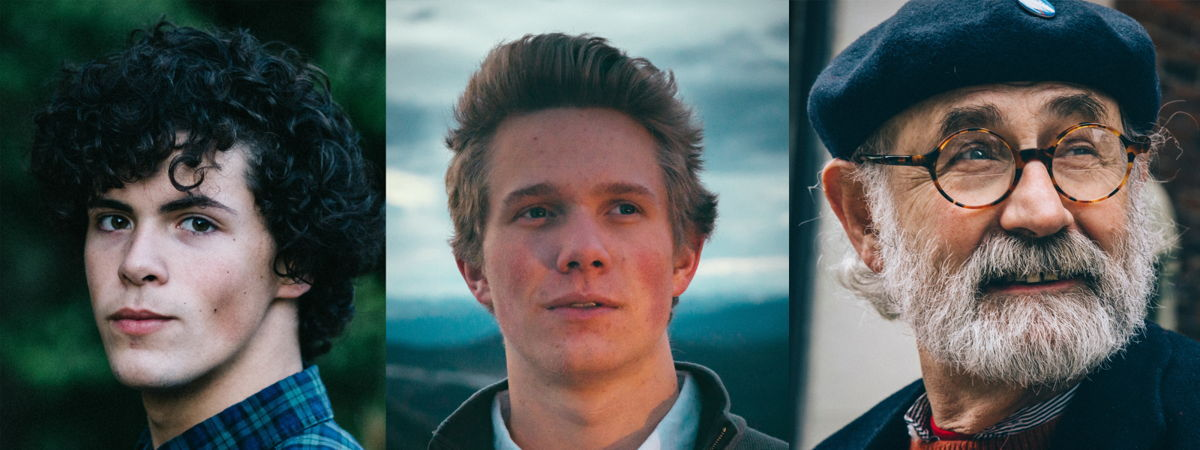
//> input picture darker.jpg, 1200 x 450 px
$ ./main   (built with g++ and OpenCV 4)
//> lines starting //> are read from the running program, lines starting //| are printed output that depends on the picture; after the words box and inside, x2 and y2 are one past the last pixel; in counts of white or black regions, pixels touching at a corner belong together
#include <iostream>
#include <opencv2/opencv.hpp>

using namespace cv;
using namespace std;

int main()
{
    Mat image, image_gray;//image input
    image = imread("C:/Users/user/Desktop/UTH/epeksergasia_eikonas/project/darker.jpg");
//> image is the input picture: 450 rows x 1200 cols, CV_8UC3; mean B, G, R 90.6, 92, 86.1
    if(!image.data)
    {
        printf("No image data");
    }
    cvtColor(image, image_gray, COLOR_BGR2GRAY); //convert to grayscale
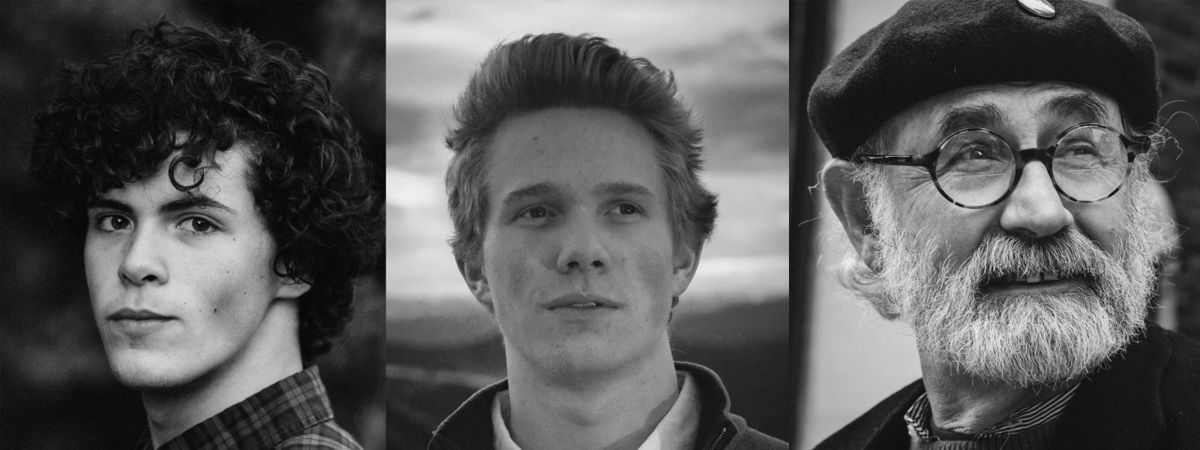
//> image_gray: 450 rows x 1200 cols, CV_8UC1; min 1, max 245, mean 90.1


    CascadeClassifier faceCascade; //loading front face data
    faceCascade.load("C:/opencv/build/etc/haarcascades/haarcascade_frontalface_default.xml");
    if(faceCascade.empty())
    {
        printf("XML file not loaded");
    }
    CascadeClassifier profCascade; //loading profile face data
    profCascade.load("C:/opencv/build/etc/haarcascades/haarcascade_profileface.xml");
    if(profCascade.empty())
    {
        printf("XML file not loaded");
    }

    vector<Rect> faces;
    faceCascade.detectMultiScale(image_gray, faces, 1.3, 5);  //detecting faces
//> faces = 3 Rects (x, y, width, height): [43, 141, 212, 212], [456, 107, 251, 251], [874, 34, 302, 302]

    //FRONT FACE DETECTION
    for (int i = 0; i< faces.size(); i++)
    {
        rectangle (image, faces[i].tl(), faces[i].br(), Scalar(0, 0, 255), 3);   //creates square on detected faces
        putText(image, "Faces Detected", Point(40, 40), FONT_HERSHEY_DUPLEX, 1, Scalar(255, 0, 0), 2);   //top left corner text
        putText(image, to_string(faces.size()), Point(10,40),FONT_HERSHEY_DUPLEX, 1, Scalar(255, 0, 0), 2);   //number of faces on top left corner

        //PROFILE FACE DETECTION
        if(faces.size()<0)
        {
            vector<Rect> prof;
            profCascade.detectMultiScale(image_gray, prof, 1.3, 5); //detecting profile faces
            for (int i = 0; i< prof.size(); i++)
            {
                rectangle (image, prof[i].tl(), prof[i].br(), Scalar(0, 0, 255), 3);   //creates square on detected faces
                putText(image, "Faces Detected", Point(40, 40), FONT_HERSHEY_DUPLEX, 1, Scalar(255, 0, 0), 2);   //top left corner text
                putText(image, to_string(prof.size()), Point(10,40),FONT_HERSHEY_DUPLEX, 1, Scalar(255, 0, 0), 2);   //number of faces on top left corner
            }
        }

    }
//> this loop made 3 passes
//> pass 1, `putText(image, "Faces Detected", Point(40, 40), FONT_HERSHEY_DUPLEX, 1..`:
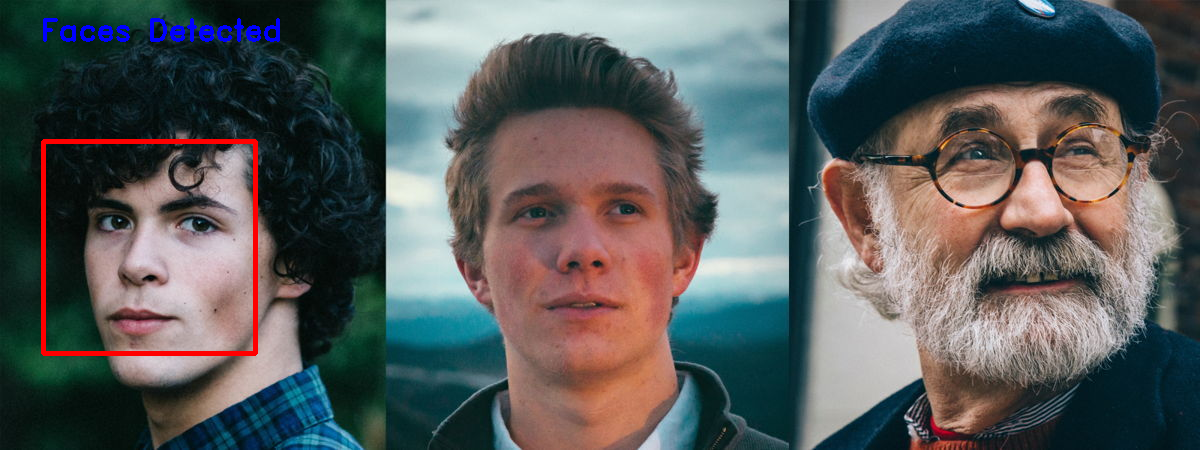
//> image: 450 rows x 1200 cols, CV_8UC3; 1.17% of pixels changed, all inside (x1, y1, x2, y2) = (41, 18, 280, 356)
//> after the loop:
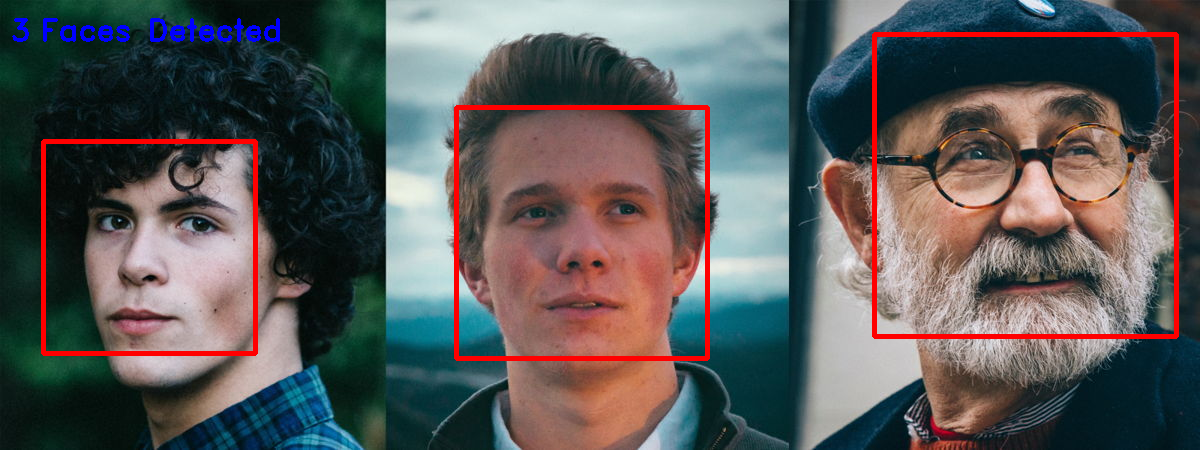
//> image: 450 rows x 1200 cols, CV_8UC3; mean B, G, R 88.9, 89.2, 90.9
    imshow("Face detection", image);
    waitKey(0);

    return 0;
}
